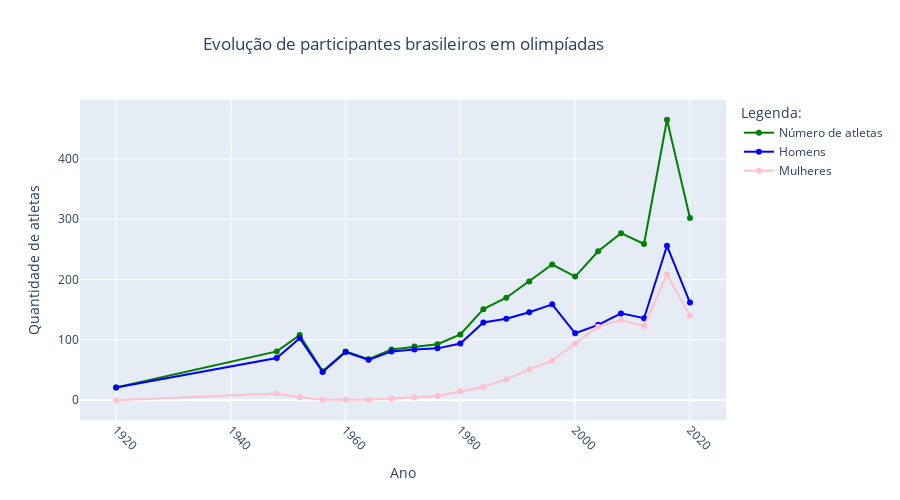

Here is the notebook cell this chart was saved with:
### Code cell
Atletas= go.Scatter(x=df['Ano'], y=df['Atletas'],
                    mode='lines+markers',
                    name='Número de atletas', line = dict(color='green', width=2))
Homens= go.Scatter(x=df['Ano'], y=df['Homens'],
                    mode='lines+markers',
                    name='Homens', line = dict(color='blue', width=2))
Mulheres= go.Scatter(x=df['Ano'], y=df['Mulheres'],
                    mode='lines+markers',
                    name='Mulheres', line = dict(color='pink', width=2))
data= [Atletas, Homens, Mulheres]
layout= go.Layout(title={
                    'text' : 'Evolução de participantes brasileiros em olimpíadas',
                    'x' : 0.5,
                    'xref' : 'paper',
                    'xanchor' : 'center'},
                   yaxis={'title':'Quantidade de atletas'},
                   xaxis={'title': 'Ano', 'tickangle' : 45},
                   legend_title="Legenda:",
                    height=500, width=900)
fig = go.Figure(data= data, layout=layout)
fig.show()

### Figure 1 — Plotly figure (JSON) as saved in the notebook; plotly's stock layout.template omitted (floating-point values rounded to 4 significant figures)
{"data": [{"line": {"color": "green", "width": 2}, "mode": "lines+markers", "name": "Número de atletas", "type": "scatter", "x": [2020, 2016, 2012, 2008, 2004, 2000, 1996, 1992, 1988, 1984, 1980, 1976, 1972, 1968, 1964, 1960, 1956, 1952, 1948, 1920], "y": [302, 465, 259, 277, 247, 205, 225, 197, 170, 151, 109, 93, 89, 84, 68, 81, 48, 108, 81, 21]}, {"line": {"color": "blue", "width": 2}, "mode": "lines+markers", "name": "Homens", "type": "scatter", "x": [2020, 2016, 2012, 2008, 2004, 2000, 1996, 1992, 1988, 1984, 1980, 1976, 1972, 1968, 1964, 1960, 1956, 1952, 1948, 1920], "y": [162, 256, 136, 144, 125, 111, 159, 146, 135, 129, 94, 86, 84, 81, 67, 80, 47, 103, 70, 21]}, {"line": {"color": "pink", "width": 2}, "mode": "lines+markers", "name": "Mulheres", "type": "scatter", "x": [2020, 2016, 2012, 2008, 2004, 2000, 1996, 1992, 1988, 1984, 1980, 1976, 1972, 1968, 1964, 1960, 1956, 1952, 1948, 1920], "y": [140, 209, 123, 133, 122, 94, 66, 51, 35, 22, 15, 7, 5, 3, 1, 1, 1, 5, 11, 0]}], "layout": {"height": 500, "legend": {"title": {"text": "Legenda:"}}, "title": {"text": "Evolução de participantes brasileiros em olimpíadas", "x": 0.5, "xanchor": "center", "xref": "paper"}, "width": 900, "xaxis": {"tickangle": 45, "title": {"text": "Ano"}}, "yaxis": {"title": {"text": "Quantidade de atletas"}}}}
